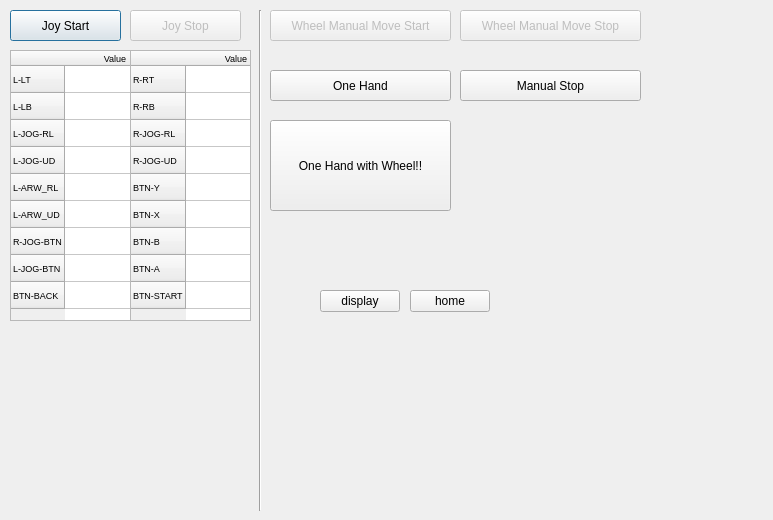
<?xml version="1.0" encoding="UTF-8"?>
<ui version="4.0">
 <class>JoyStickDialog</class>
 <widget class="QDialog" name="JoyStickDialog">
  <property name="geometry">
   <rect>
    <x>0</x>
    <y>0</y>
    <width>773</width>
    <height>520</height>
   </rect>
  </property>
  <property name="windowTitle">
   <string>Dialog</string>
  </property>
  <widget class="QPushButton" name="JOY_BTN_START">
   <property name="geometry">
    <rect>
     <x>10</x>
     <y>10</y>
     <width>111</width>
     <height>31</height>
    </rect>
   </property>
   <property name="text">
    <string>Joy Start</string>
   </property>
  </widget>
  <widget class="QPushButton" name="JOY_BTN_STOP">
   <property name="enabled">
    <bool>false</bool>
   </property>
   <property name="geometry">
    <rect>
     <x>130</x>
     <y>10</y>
     <width>111</width>
     <height>31</height>
    </rect>
   </property>
   <property name="text">
    <string>Joy Stop</string>
   </property>
  </widget>
  <widget class="QTableWidget" name="JOY_TABLE_INFO_LEFT">
   <property name="geometry">
    <rect>
     <x>10</x>
     <y>50</y>
     <width>121</width>
     <height>271</height>
    </rect>
   </property>
   <property name="font">
    <font>
     <pointsize>7</pointsize>
    </font>
   </property>
   <attribute name="horizontalHeaderMinimumSectionSize">
    <number>8</number>
   </attribute>
   <attribute name="verticalHeaderDefaultSectionSize">
    <number>27</number>
   </attribute>
   <attribute name="verticalHeaderMinimumSectionSize">
    <number>10</number>
   </attribute>
   <row>
    <property name="text">
     <string>L-LT</string>
    </property>
   </row>
   <row>
    <property name="text">
     <string>L-LB</string>
    </property>
   </row>
   <row>
    <property name="text">
     <string>L-JOG-RL</string>
    </property>
   </row>
   <row>
    <property name="text">
     <string>L-JOG-UD</string>
    </property>
   </row>
   <row>
    <property name="text">
     <string>L-ARW_RL</string>
    </property>
   </row>
   <row>
    <property name="text">
     <string>L-ARW_UD</string>
    </property>
   </row>
   <row>
    <property name="text">
     <string>R-JOG-BTN</string>
    </property>
   </row>
   <row>
    <property name="text">
     <string>L-JOG-BTN</string>
    </property>
   </row>
   <row>
    <property name="text">
     <string>BTN-BACK</string>
    </property>
   </row>
   <column>
    <property name="text">
     <string>Value</string>
    </property>
   </column>
  </widget>
  <widget class="QTableWidget" name="JOY_TABLE_INFO_RIGHT">
   <property name="geometry">
    <rect>
     <x>130</x>
     <y>50</y>
     <width>121</width>
     <height>271</height>
    </rect>
   </property>
   <property name="font">
    <font>
     <pointsize>7</pointsize>
    </font>
   </property>
   <attribute name="horizontalHeaderMinimumSectionSize">
    <number>8</number>
   </attribute>
   <attribute name="verticalHeaderDefaultSectionSize">
    <number>27</number>
   </attribute>
   <attribute name="verticalHeaderMinimumSectionSize">
    <number>10</number>
   </attribute>
   <row>
    <property name="text">
     <string>R-RT</string>
    </property>
   </row>
   <row>
    <property name="text">
     <string>R-RB</string>
    </property>
   </row>
   <row>
    <property name="text">
     <string>R-JOG-RL</string>
    </property>
   </row>
   <row>
    <property name="text">
     <string>R-JOG-UD</string>
    </property>
   </row>
   <row>
    <property name="text">
     <string>BTN-Y</string>
    </property>
   </row>
   <row>
    <property name="text">
     <string>BTN-X</string>
    </property>
   </row>
   <row>
    <property name="text">
     <string>BTN-B</string>
    </property>
   </row>
   <row>
    <property name="text">
     <string>BTN-A</string>
    </property>
   </row>
   <row>
    <property name="text">
     <string>BTN-START</string>
    </property>
   </row>
   <column>
    <property name="text">
     <string>Value</string>
    </property>
   </column>
  </widget>
  <widget class="QPushButton" name="JOY_TAB_WHEELSTART">
   <property name="enabled">
    <bool>false</bool>
   </property>
   <property name="geometry">
    <rect>
     <x>270</x>
     <y>10</y>
     <width>181</width>
     <height>31</height>
    </rect>
   </property>
   <property name="text">
    <string>Wheel Manual Move Start</string>
   </property>
  </widget>
  <widget class="QPushButton" name="JOY_TAB_WHEELSTOP">
   <property name="enabled">
    <bool>false</bool>
   </property>
   <property name="geometry">
    <rect>
     <x>460</x>
     <y>10</y>
     <width>181</width>
     <height>31</height>
    </rect>
   </property>
   <property name="text">
    <string>Wheel Manual Move Stop</string>
   </property>
  </widget>
  <widget class="QPushButton" name="MANUAL_BTN_START">
   <property name="enabled">
    <bool>true</bool>
   </property>
   <property name="geometry">
    <rect>
     <x>270</x>
     <y>70</y>
     <width>181</width>
     <height>31</height>
    </rect>
   </property>
   <property name="text">
    <string>One Hand</string>
   </property>
  </widget>
  <widget class="QPushButton" name="MANUAL_BTN_STOP">
   <property name="enabled">
    <bool>true</bool>
   </property>
   <property name="geometry">
    <rect>
     <x>460</x>
     <y>70</y>
     <width>181</width>
     <height>31</height>
    </rect>
   </property>
   <property name="text">
    <string>Manual Stop</string>
   </property>
  </widget>
  <widget class="Line" name="line">
   <property name="geometry">
    <rect>
     <x>250</x>
     <y>10</y>
     <width>20</width>
     <height>501</height>
    </rect>
   </property>
   <property name="orientation">
    <enum>Qt::Vertical</enum>
   </property>
  </widget>
  <widget class="QPushButton" name="PB_ONEHAND_WHEEL">
   <property name="geometry">
    <rect>
     <x>270</x>
     <y>120</y>
     <width>181</width>
     <height>91</height>
    </rect>
   </property>
   <property name="text">
    <string>One Hand with Wheel!!</string>
   </property>
  </widget>
  <widget class="QPushButton" name="pushButton">
   <property name="geometry">
    <rect>
     <x>320</x>
     <y>290</y>
     <width>80</width>
     <height>22</height>
    </rect>
   </property>
   <property name="text">
    <string>display</string>
   </property>
  </widget>
  <widget class="QPushButton" name="pushButton_2">
   <property name="geometry">
    <rect>
     <x>410</x>
     <y>290</y>
     <width>80</width>
     <height>22</height>
    </rect>
   </property>
   <property name="text">
    <string>home</string>
   </property>
  </widget>
 </widget>
 <resources/>
 <connections/>
</ui>
